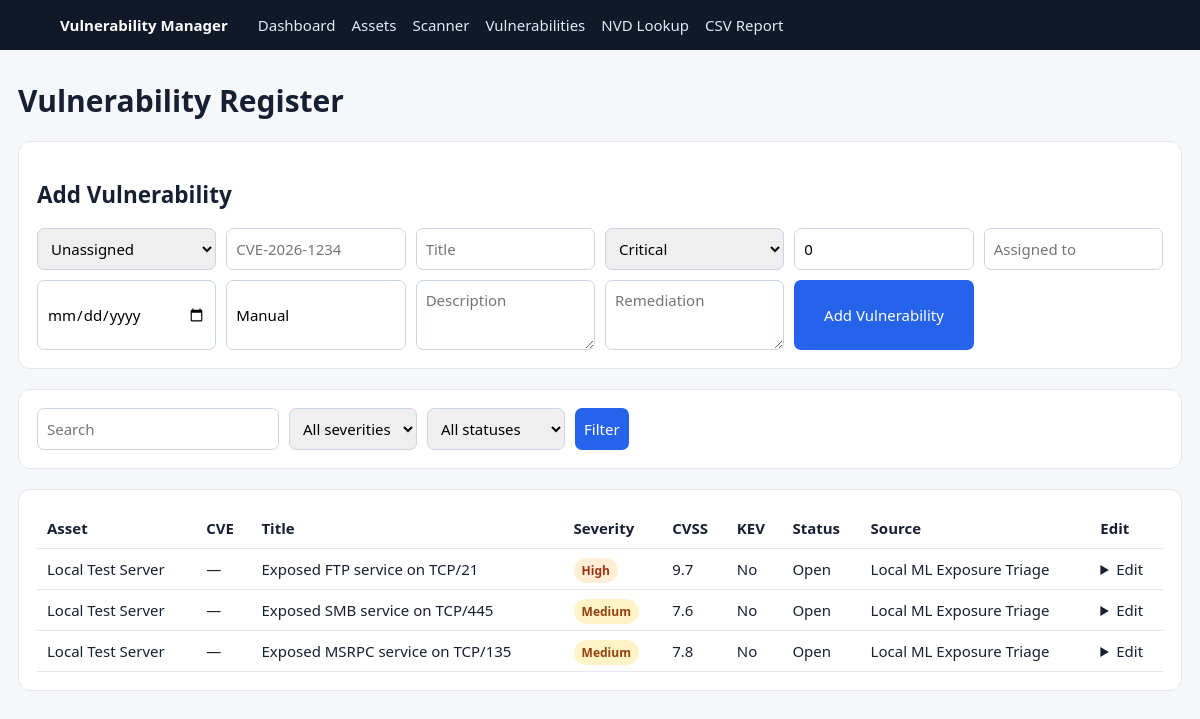
The page /vulnerabilities on the database as committed earlier.
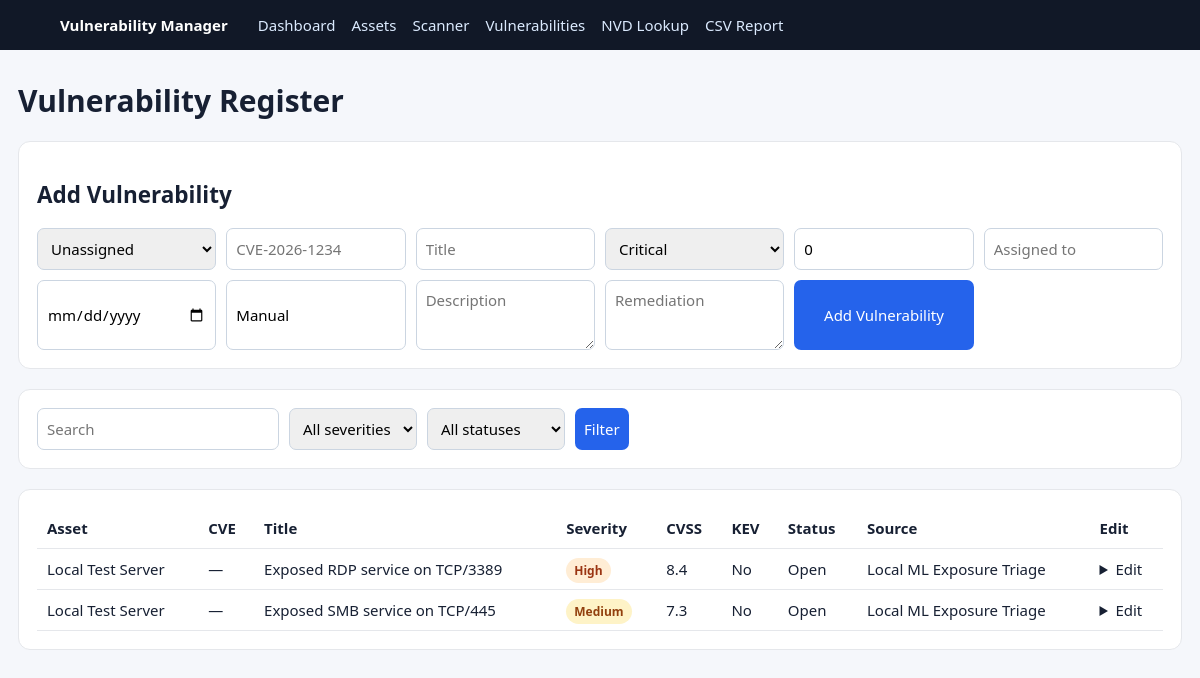
The same page on the database as committed later.
### tables this page shows
CREATE TABLE vulnerabilities(
      id INTEGER PRIMARY KEY AUTOINCREMENT,asset_id INTEGER,cve TEXT,title TEXT NOT NULL,
      description TEXT,severity TEXT,cvss REAL DEFAULT 0,kev INTEGER DEFAULT 0,
      status TEXT DEFAULT 'Open',due_date TEXT,assigned_to TEXT,remediation TEXT,notes TEXT,
      source TEXT,created_at TEXT,updated_at TEXT,
      FOREIGN KEY(asset_id) REFERENCES assets(id) ON DELETE SET NULL);

CREATE TABLE assets(
      id INTEGER PRIMARY KEY AUTOINCREMENT,name TEXT NOT NULL,address TEXT NOT NULL,
      owner TEXT,environment TEXT DEFAULT 'Production',notes TEXT,created_at TEXT NOT NULL);

### app.py (the view)
@app.route('/vulnerabilities')
def vulns():
    sev=request.args.get('severity',''); status=request.args.get('status',''); q=request.args.get('q','').strip(); sql='SELECT v.*,a.name asset_name,a.address FROM vulnerabilities v LEFT JOIN assets a ON a.id=v.asset_id WHERE 1=1'; args=[]
    if sev: sql+=' AND v.severity=?'; args.append(sev)
    if status: sql+=' AND v.status=?'; args.append(status)
    if q: sql+=' AND (v.cve LIKE ? OR v.title LIKE ? OR a.name LIKE ?)'; args += [f'%{q}%',f'%{q}%',f'%{q}%']
    sql+=" ORDER BY CASE v.severity WHEN 'Critical' THEN 1 WHEN 'High' THEN 2 WHEN 'Medium' THEN 3 WHEN 'Low' THEN 4 ELSE 5 END,v.id DESC"
    return render_template('vulnerabilities.html',vulnerabilities=query_db(sql,args),severities=SEV,statuses=STATUS,assets=query_db('SELECT * FROM assets ORDER BY name'))

### app.py (called while the page is built)
@app.context_processor
def ctx(): return {'now':datetime.now(timezone.utc).strftime('%Y-%m-%d %H:%M UTC')}

@app.after_request
def add_api_headers(response):
    origin=request.headers.get('Origin')
    allowed={x.strip() for x in os.getenv('VULNERABILITY_CORS_ORIGINS','http://localhost:5173,http://127.0.0.1:5173').split(',') if x.strip()}
    if origin in allowed:
        response.headers['Access-Control-Allow-Origin']=origin
        response.headers['Vary']='Origin'
        response.headers['Access-Control-Allow-Headers']='Content-Type, Authorization'
        response.headers['Access-Control-Allow-Methods']='GET, POST, PATCH, DELETE, OPTIONS'
    if request.path.startswith('/api/'):
        response.headers['Cache-Control']='no-store'
    return response

### database.py (called while the page is built)
def get_db():
    c=sqlite3.connect(DB_PATH, timeout=10)
    c.row_factory=sqlite3.Row
    c.execute("PRAGMA foreign_keys=ON")
    return c

def query_db(sql,args=()):
    c=get_db()
    try: return c.execute(sql,args).fetchall()
    finally: c.close()

### templates/vulnerabilities.html (shortened to what this page needs)
{% extends 'base.html' %}{% block content %}<h1>Vulnerability Register</h1>
<section class="panel"><h2>Add Vulnerability</h2><form method="post" action="/vulnerabilities/add" class="grid">
<select name="asset_id"><option value="">Unassigned</option>{% for a in assets %}<option value="{{a.id}}">{{a.name}}</option>{% endfor %}</select>
<input name="cve" placeholder="CVE-2026-1234"><input name="title" placeholder="Title" required>
<select name="severity">{% for s in severities %}<option>{{s}}</option>{% endfor %}</select><input name="cvss" type="number" min="0" max="10" step="0.1" value="0">
<input name="assigned_to" placeholder="Assigned to"><input name="due_date" type="date"><input name="source" placeholder="Source" value="Manual"><textarea name="description" placeholder="Description"></textarea><textarea name="remediation" placeholder="Remediation"></textarea><button>Add Vulnerability</button></form></section>
<section class="panel"><form class="filter"><input name="q" value="{{request.args.get('q','')}}" placeholder="Search"><select name="severity"><option value="">All severities</option></select><select name="status"><option value="">All statuses</option></select><button>Filter</button></form></section>
<section class="panel"><table><tr><th>Asset</th><th>CVE</th><th>Title</th><th>Severity</th><th>CVSS</th><th>KEV</th><th>Status</th><th>Source</th><th>Edit</th></tr>
{% for v in vulnerabilities %}<tr><td>{{v.asset_name or 'Unassigned'}}</td><td>{{v.cve or '—'}}</td><td>{{v.title}}</td><td><span class="badge {{v.severity|lower}}">{{v.severity}}</span></td><td>{{v.cvss}}</td><td>{{'Yes' if v.kev else 'No'}}</td><td>{{v.status}}</td><td>{{v.source}}</td><td><details><summary>Edit</summary></details></td></tr>
{% else %}<tr><td colspan="9">No vulnerabilities.</td></tr>{% endfor %}</table></section>{% endblock %}

Rows that differ between the two databases and show on the page:
removed vulnerabilities: name "Local Test Server", cve "—", title "Exposed FTP service on TCP/21", severity "High", cvss "9.7", kev "No", status "Open", source "Local ML Exposure Triage"
removed vulnerabilities: name "Local Test Server", cve "—", title "Exposed SMB service on TCP/445", severity "Medium", cvss "7.6", kev "No", status "Open", source "Local ML Exposure Triage"
removed vulnerabilities: name "Local Test Server", cve "—", title "Exposed MSRPC service on TCP/135", severity "Medium", cvss "7.8", kev "No", status "Open", source "Local ML Exposure Triage"
added vulnerabilities: name "Local Test Server", cve "—", title "Exposed RDP service on TCP/3389", severity "High", cvss "8.4", kev "No", status "Open", source "Local ML Exposure Triage"
added vulnerabilities: name "Local Test Server", cve "—", title "Exposed SMB service on TCP/445", severity "Medium", cvss "7.3", kev "No", status "Open", source "Local ML Exposure Triage"
